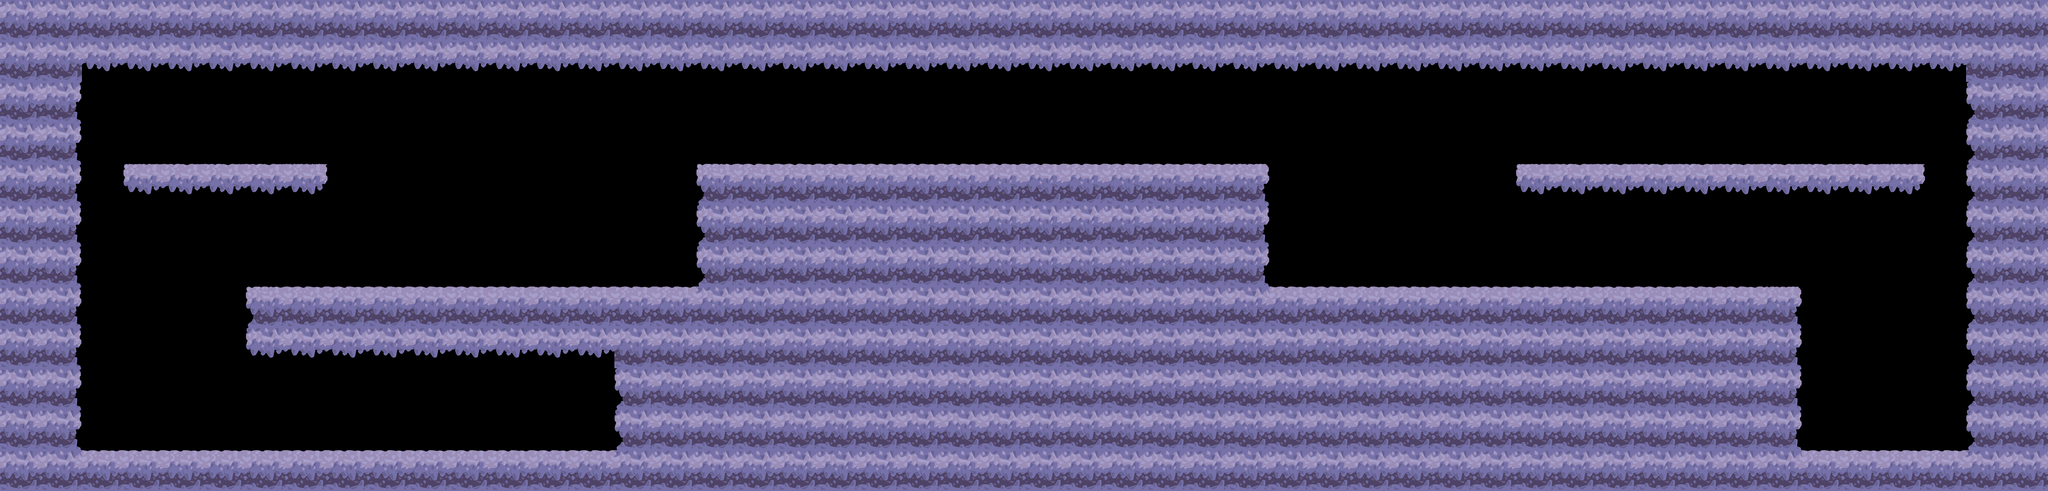

Below is a game level as drawn by its tile map, then a one-line description and the .tmx file that defines it, in full:
An orthogonal 50x12 tile map with 182x182 px tiles, 1 tile layer (Capa de patrones 1), 2 tilesets and 21 objects.

<map version="1.10" tiledversion="1.10.2" orientation="orthogonal" renderorder="right-down" width="50" height="12" tilewidth="182" tileheight="182" infinite="0" nextlayerid="8" nextobjectid="28">
 <tileset firstgid="1" source="World2.tsx" />
 <tileset firstgid="10" source="World4.tsx" />
 <layer id="1" name="Capa de patrones 1" width="50" height="12">
  <data encoding="csv">
5,5,5,5,5,5,5,5,5,5,5,5,5,5,5,5,5,5,5,5,5,5,5,5,5,5,5,5,5,5,5,5,5,5,5,5,5,5,5,5,5,5,5,5,5,5,5,5,5,5,
5,5,8,8,8,8,8,8,8,8,8,8,8,8,8,8,8,8,8,8,8,8,8,8,8,8,8,8,8,8,8,8,8,8,8,8,8,8,8,8,8,8,8,8,8,8,8,8,5,5,
5,6,0,0,0,0,0,0,0,0,0,0,0,0,0,0,0,0,0,0,0,0,0,0,0,0,0,0,0,0,0,0,0,0,0,0,0,0,0,0,0,0,0,0,0,0,0,0,4,5,
5,6,0,0,0,0,0,0,0,0,0,0,0,0,0,0,0,0,0,0,0,0,0,0,0,0,0,0,0,0,0,0,0,0,0,0,0,0,0,0,0,0,0,0,0,0,0,0,4,5,
5,6,0,10,11,11,11,12,0,0,0,0,0,0,0,0,0,1,2,2,2,2,2,2,2,2,2,2,2,2,3,0,0,0,0,0,0,10,11,11,11,11,11,11,11,11,12,0,4,5,
5,6,0,0,0,0,0,0,0,0,0,0,0,0,0,0,0,4,5,5,5,5,5,5,5,5,5,5,5,5,6,0,0,0,0,0,0,0,0,0,0,0,0,0,0,0,0,0,4,5,
5,6,0,0,0,0,0,0,0,0,0,0,0,0,0,0,0,4,5,5,5,5,5,5,5,5,5,5,5,5,6,0,0,0,0,0,0,0,0,0,0,0,0,0,0,0,0,0,4,5,
5,6,0,0,0,0,1,2,2,2,2,2,2,2,2,2,2,5,5,5,5,5,5,5,5,5,5,5,5,5,5,2,2,2,2,2,2,2,2,2,2,2,2,3,0,0,0,0,4,5,
5,6,0,0,0,0,7,8,8,8,8,8,8,8,8,5,5,5,5,5,5,5,5,5,5,5,5,5,5,5,5,5,5,5,5,5,5,5,5,5,5,5,5,6,0,0,0,0,4,5,
5,6,0,0,0,0,0,0,0,0,0,0,0,0,0,4,5,5,5,5,5,5,5,5,5,5,5,5,5,5,5,5,5,5,5,5,5,5,5,5,5,5,5,6,0,0,0,0,4,5,
5,6,0,0,0,0,0,0,0,0,0,0,0,0,0,4,5,5,5,5,5,5,5,5,5,5,5,5,5,5,5,5,5,5,5,5,5,5,5,5,5,5,5,6,0,0,0,0,4,5,
5,5,2,2,2,2,2,2,2,2,2,2,2,2,2,5,5,5,5,5,5,5,5,5,5,5,5,5,5,5,5,5,5,5,5,5,5,5,5,5,5,5,5,5,2,2,2,2,5,5
</data>
 </layer>
 <objectgroup id="2" name="Capa de Objetos 1">
  <object id="3" x="4027.27" y="1275.76" width="3966.67" height="706.061" />
  <object id="5" x="1096.97" y="1278.79" width="2866.67" height="266.667" />
  <object id="6" x="2730.3" y="1563.64" width="369.697" height="427.273" />
  <object id="8" x="548.485" y="727.273" width="893.939" height="106.061" />
  <object id="9" x="9.09091" y="2003.03" width="3084.85" height="157.576" />
  <object id="10" x="3.0303" y="272.727" width="342.424" height="1690.91" />
  <object id="11" x="6736.36" y="730.303" width="1806.06" height="90.9091" />
  <object id="13" x="7260.61" y="2003.03" width="1836.36" height="181.818" />
  <object id="14" x="8736.36" y="266.667" width="366.667" height="1706.06" />
  <object id="15" x="27.2727" y="0" width="9061.36" height="250" />
  <object id="16" x="3093.94" y="727.273" width="2530.3" height="527.273" />
 </objectgroup>
 <objectgroup id="7" name="Portal">
  <object id="27" x="6272.73" y="1260.61">
   <point />
  </object>
 </objectgroup>
 <objectgroup id="3" name="Bolb">
  <object id="18" x="2433.33" y="1975.76">
   <point />
  </object>
  <object id="19" x="1730.3" y="1251.52">
   <point />
  </object>
  <object id="20" x="3630.3" y="700">
   <point />
  </object>
  <object id="21" x="5930.3" y="1248.48">
   <point />
  </object>
 </objectgroup>
 <objectgroup id="4" name="Slop">
  <object id="22" x="7160.61" y="715.152">
   <point />
  </object>
  <object id="23" x="8442.42" y="1981.82">
   <point />
  </object>
  <object id="24" x="1048.48" y="715.152">
   <point />
  </object>
 </objectgroup>
 <objectgroup id="6" name="Fungop">
  <object id="26" x="2051.51" y="1027.27">
   <point />
  </object>
 </objectgroup>
 <objectgroup id="5" name="Player">
  <object id="25" x="551.515" y="1984.85">
   <point />
  </object>
 </objectgroup>
</map>
